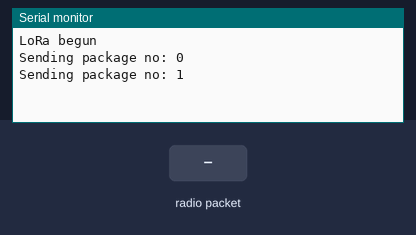
Bench run of a sketch on a simulated Arduino Uno, built with avr-gcc and run on an emulated ATmega328P. On the bench: the last lines printed to the serial monitor. The inputs (shaded band) are chosen by the test bench. No radio packets arrive unless stated.

Above: at 1.2 s.
1.3 s: radio packet "1" arrives
At 1.49 s:
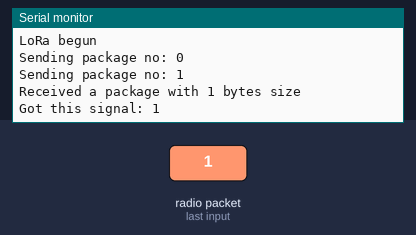
2.8 s: radio packet "0" arrives
At 2.99 s:
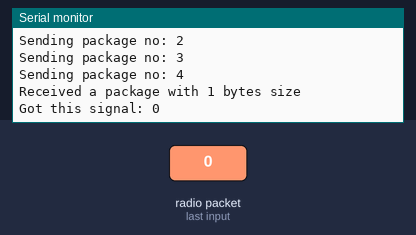
4.3 s: radio packet "2" arrives
At 4.49 s:
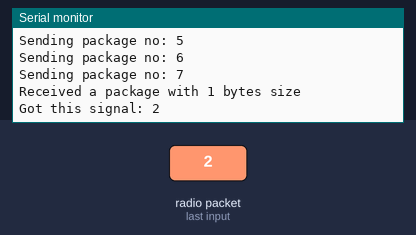
Timing chart, 0 to 7.3 s (numbered marks = the images above; inputs shaded):
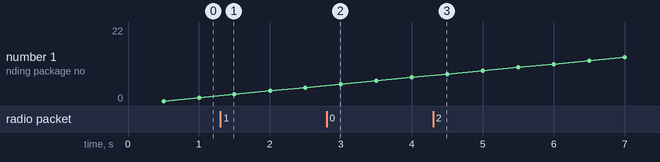

Measured:
- after the input at 1.3 s, the serial monitor: prints a new line at once (image 1)
- after the input at 2.8 s, the serial monitor: prints a new line after 0.06 s (image 2)
- after the input at 4.3 s, the serial monitor: prints a new line after 0.06 s (image 3)

The sketch:

rocketArduino.ino
```cpp
#include <SPI.h>
#include <LoRa.h>

// sck 13
// miso 12
// mosi 11
// nss 10
// reset 9
// dio0 2

String abortCode = "abrt";

// the package we are sending
typedef struct
{
  int8_t packageNo = 0;
  int16_t randomBullshitGo = -32768;  // -32768 to 32767
} LoRa_Package;

LoRa_Package data;

void setup()
{
  Serial.begin(9600);
  if (!LoRa.begin(433E6))  // LoRa init.
  {
    Serial.println("ERROR: LoRa failed to begin");
    while (1);
  }
  Serial.println("LoRa begun");
  // LoRa.enableCrc();
  LoRa.onReceive(onReceive);
  LoRa.onTxDone(onTxDone);
  LoRa.receive();
}

void loop()
{
  if (runEvery(500))
  {
    sendMessage();
  }
}

void sendMessage()
{
  Serial.println("Sending package no: " + String(data.packageNo));
  LoRa.beginPacket();
  LoRa.setTxPower(19);
  LoRa.write((uint8_t *)&data, sizeof(data));
  LoRa.endPacket(true);
  data.packageNo++;
}

void onReceive(int packageSize)
{
  if (!packageSize) return;  // Ignore if the package is empty
  Serial.println("Received a package with " + String(packageSize) + " bytes size");

  String incoming = "";
  while (LoRa.available())
  {
    incoming += (char)LoRa.read();  // Note: Not sure if this is async or takes time.
  }
  if (incoming == abortCode) abort();
  Serial.println("Got this signal: " + incoming);
}

void onTxDone()
{
  Serial.println("TRANSMISSION DONE");
  LoRa.receive();  // goes back to listening for abort signals
}

void abort()  // Abort sequence
{
  Serial.println("Initialising abort sequence");
  while (1){
    Serial.println("AAAAAAAAAAAAAAAAAAAAAA");
  }
}

boolean runEvery(unsigned long interval)  // returns true when interval amount of time passed
{
  static unsigned long previousMillis = 0;
  unsigned long currentMillis = millis();
  if (currentMillis - previousMillis >= interval)
  {
    previousMillis = currentMillis;
    return true;
  }
  return false;
}
```
